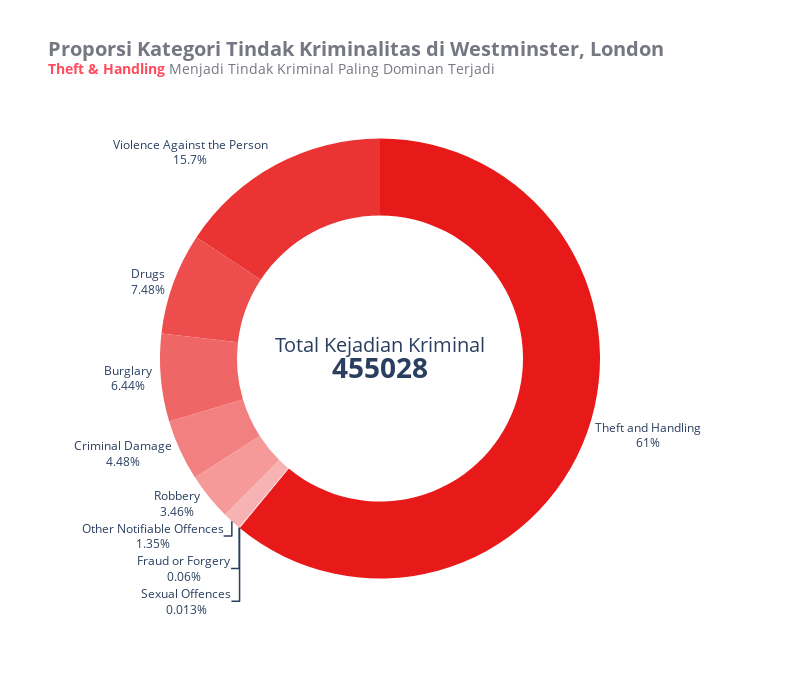

The notebook cell this image was saved under:
### Code cell
# Import library untuk visualisasi
import plotly.express as px

# Hitung total data
total_data = westminster_total_crime['total_crime'].sum()

# Warna
hijau_pucat = '#E0ECE4'
merah = '#FF4B5C'

# Buat pie chart
fig = px.pie(
    values = westminster_total_crime['total_crime'],
    names = westminster_total_crime['major_category'],
    color_discrete_sequence = ['#e81919', '#ea3333', '#ed4d4d', '#ef6666', '#f28080', '#f59999', '#f7b3b3', '#facccc', '#fce6e6'],
    hole = 0.65
)

# Atur posisi label
fig.update_traces(
    textposition = 'outside',
    textinfo = 'percent+label',
    hovertemplate='<b>%{label}</b><br>%{value} Kejadian'
)

# Atur luas grafik, hapus legend dan beri judul
fig.update_layout(
    width = 800,
    height = 700,
    showlegend = False,
    margin = dict(l=160, r=200, t=100, b=30),
    title = dict(
        text = f"<b>Proporsi Kategori Tindak Kriminalitas di Westminster, London</b><br><sup><span style='color:{merah}'><b>Theft & Handling</b></span> Menjadi Tindak Kriminal Paling Dominan Terjadi</sup>",
        font = dict(
            size = 20,
            color = '#757882'
        ),
        y = 0.92,
        x = 0.06
    )
)

# Berikan informasi total pelanggan di tengah donut chart
fig.add_annotation(
    text = f'Total Kejadian Kriminal<br><b><span style="font-size: 28px;">{total_data}</b></span>',
    x = 0.5,
    y = 0.5,
    showarrow = False,
    font = dict(size = 20)
)

# Tampilkan grafik
fig.show()

### Figure 1 — Plotly figure (JSON) as saved in the notebook; plotly's stock layout.template omitted (floating-point values rounded to 4 significant figures)
{"data": [{"domain": {"x": [0, 1], "y": [0, 1]}, "hole": 0.65, "hovertemplate": "<b>%{label}</b><br>%{value} Kejadian", "labels": ["Theft and Handling", "Violence Against the Person", "Drugs", "Burglary", "Criminal Damage", "Robbery", "Other Notifiable Offences", "Fraud or Forgery", "Sexual Offences"], "legendgroup": "", "name": "", "showlegend": true, "textinfo": "percent+label", "textposition": "outside", "type": "pie", "values": [277617, 71448, 34031, 29295, 20405, 15752, 6148, 273, 59]}], "layout": {"annotations": [{"font": {"size": 20}, "showarrow": false, "text": "Total Kejadian Kriminal<br><b><span style=\"font-size: 28px;\">455028</b></span>", "x": 0.5, "y": 0.5}], "height": 700, "legend": {"tracegroupgap": 0}, "margin": {"b": 30, "l": 160, "r": 200, "t": 100}, "piecolorway": ["#e81919", "#ea3333", "#ed4d4d", "#ef6666", "#f28080", "#f59999", "#f7b3b3", "#facccc", "#fce6e6"], "showlegend": false, "title": {"font": {"color": "#757882", "size": 20}, "text": "<b>Proporsi Kategori Tindak Kriminalitas di Westminster, London</b><br><sup><span style='color:#FF4B5C'><b>Theft & Handling</b></span> Menjadi Tindak Kriminal Paling Dominan Terjadi</sup>", "x": 0.06, "y": 0.92}, "width": 800}}
